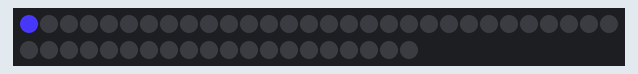
Recording of a sketch running on a simulated Arduino Uno, built with avr-gcc and run on an emulated ATmega328P. Parts: 50 RGB LEDs in strip order, left to right, continuing on the next row. What the sketch prints to the serial monitor is not drawn.

Above: at 0.15 s.
At 5.46 s:
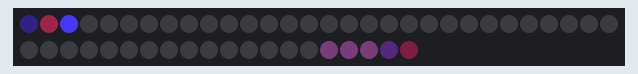
At 10.16 s:
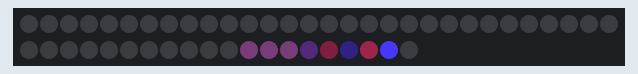
At 19.97 s:
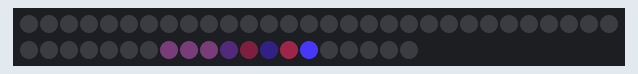
At 29.27 s:
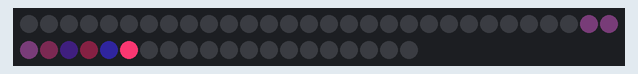
At 39.9 s:
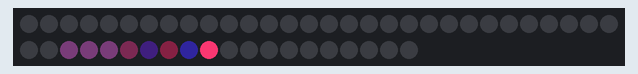

The sketch:

gradient.ino
```cpp
#include <FastLED.h>

#define LED_PIN     11
#define NUM_LEDS    50
CRGB leds[NUM_LEDS];
int fadeLength = 8;
void setup() {
  // put your setup code here, to run once:
  FastLED.addLeds<WS2811, LED_PIN, RGB>(leds, NUM_LEDS).setCorrection(TypicalLEDStrip);
  FastLED.setBrightness(255);
  Serial.begin(9600);
  Serial.println("hello");

  clearAllLEDs();
}

void loop() {
  // put your main code here, to run repeatedly:
leds[0] = CRGB(115,180,240);
for (int i =0; i < NUM_LEDS; i++){


  if (i%2 == 0){
    leds[i] = CRGB(67,52,235);
  }
  if (i%2 == 1){
    leds[i] = CRGB(235,52,107);
  }


  for (int j = 1; j < 10; j++){

   int index = i-j;

   if (index < 0){
    index = NUM_LEDS + index;
   }
   CRGB dimined = leds[index];
   dimined %= 256/fadeLength*j;
   leds[index] = dimined;

  }

  delay(100);
  FastLED.show();
}

}


void clearAllLEDs()
{
  for ( int i = 0; i < NUM_LEDS; i++) {
    leds[i] = CRGB::Black;
  }
}
```
